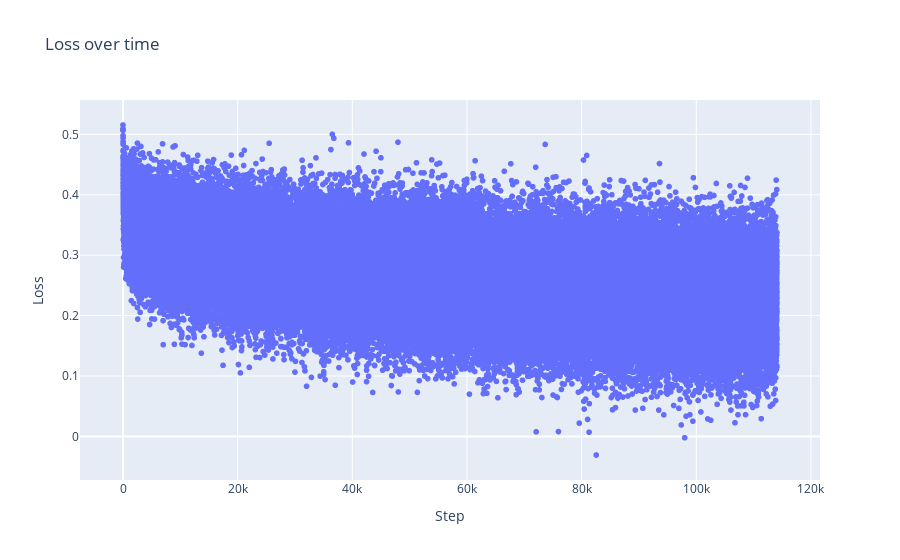

The code cell stored with this chart in its notebook:
### Code cell
n_epochs = 20
batch_size = 32
update_to_data = []

lrs = 10 ** (torch.linspace(0, -1, n_epochs)) # 0 and -1 seem relatively good from the graph above

lossi = []
lossdevi = []
stepi = []

total = 0

for i in tqdm(range(n_epochs)): 
    logits = forward(Xdev, training=False)
    loss = F.cross_entropy(logits, Ydev)
    lossdevi.append(loss.item())
    print(f"Epoch {i + 1}/{n_epochs}, Loss: {loss.item():.4f}")
    
    permutation = torch.randperm(Xtr.shape[0], generator=g)
    # batching 
    for j in range(0, len(permutation), batch_size):
        ix = permutation[j:j + batch_size]  

        batch = Xtr[ix]

        logits = forward(batch)
        loss = F.cross_entropy(logits, Ytr[ix]) #NB! this has to be the raw logits! 

        for layer in layers:
            layer.out.retain_grad() # FIXME: after debug would take out retain_graph

        for p in parameters: # zero grad!
            p.grad = None

        loss.backward()

        lr = lrs[i]
        # lr = 1 if i < n_epochs / 2 else 0.01
        # lr = 10 ** (-(total * 2 / 100000 + 1))

        for p in parameters: 
            p.data -= lr * p.grad

        lossi.append(loss.log10().item())
        stepi.append(total)
        total += 1

        with torch.no_grad():
            ud = []

            for p in parameters:
                update_std = (lr * p.grad).std()
                data_std = p.data.std()
                ratio = (update_std / data_std).log10().item()
                ud.append(ratio)

            update_to_data.append(
                ud
            )

    
    # break #FIXME: DEBUG

# messy because of mini-batching ! 
px.scatter(
    x=stepi,
    y=lossi,
    labels={'x': 'Step', 'y': 'Loss'},
    title='Loss over time',
)

### Figure 1 — Plotly figure (JSON) as saved in the notebook; plotly's stock layout.template omitted (floating-point values rounded to 4 significant figures; data arrays with more than 128 entries replaced by an {"elided": "..."} marker saying what was removed)
{"data": [{"hovertemplate": "Step=%{x}<br>Loss=%{y}<extra></extra>", "legendgroup": "", "marker": {"color": "#636efa", "symbol": "circle"}, "mode": "markers", "name": "", "showlegend": false, "type": "scattergl", "x": {"elided": "114080 int values"}, "xaxis": "x", "y": {"elided": "114080 float values"}, "yaxis": "y"}], "layout": {"legend": {"tracegroupgap": 0}, "title": {"text": "Loss over time"}, "xaxis": {"anchor": "y", "domain": [0, 1], "title": {"text": "Step"}}, "yaxis": {"anchor": "x", "domain": [0, 1], "title": {"text": "Loss"}}}}
